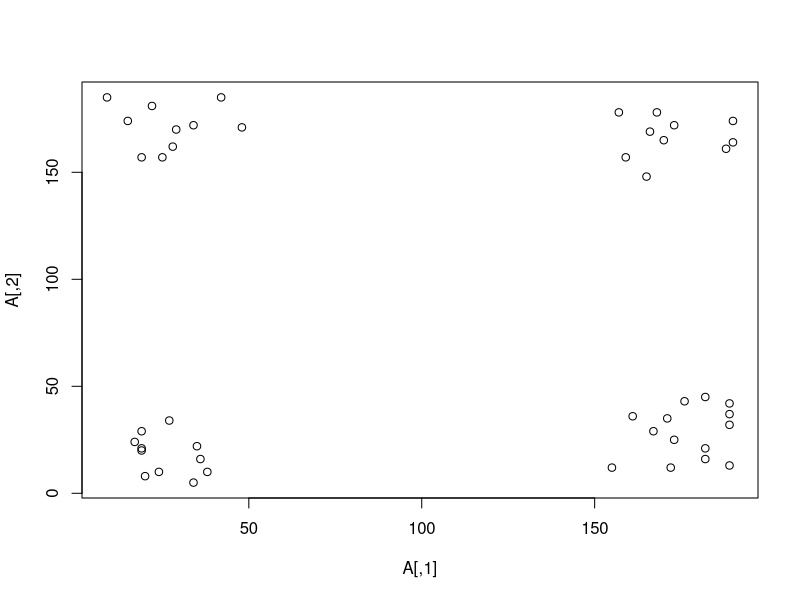
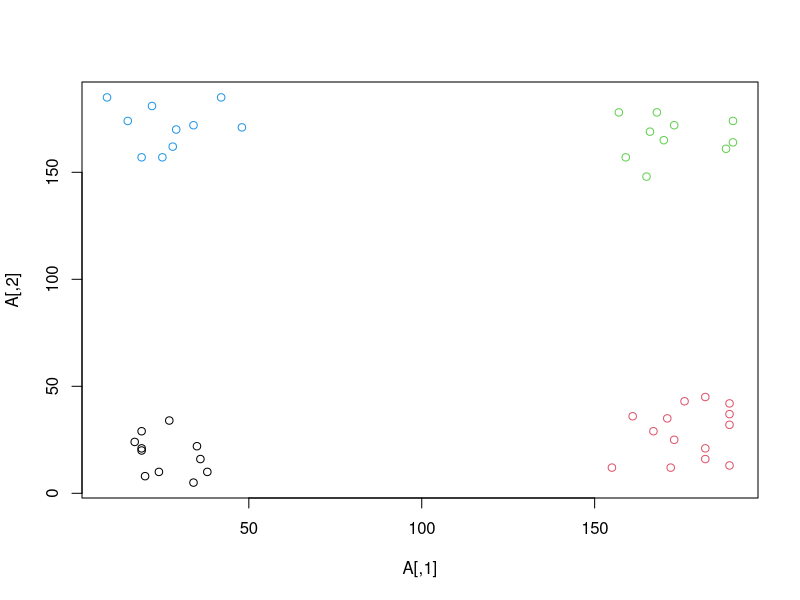
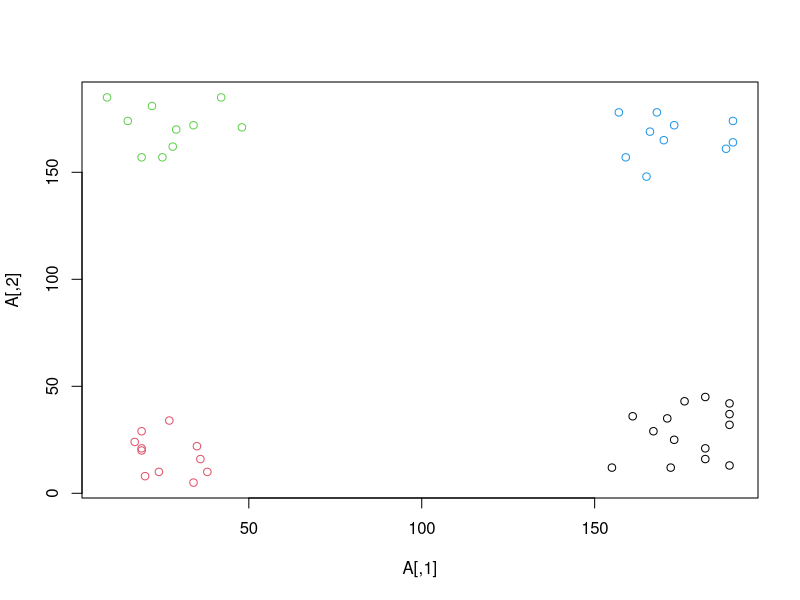
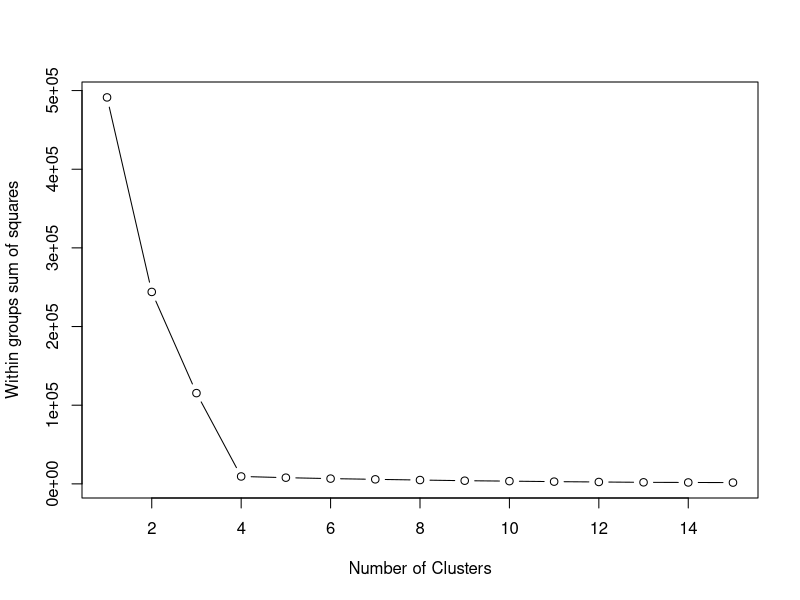
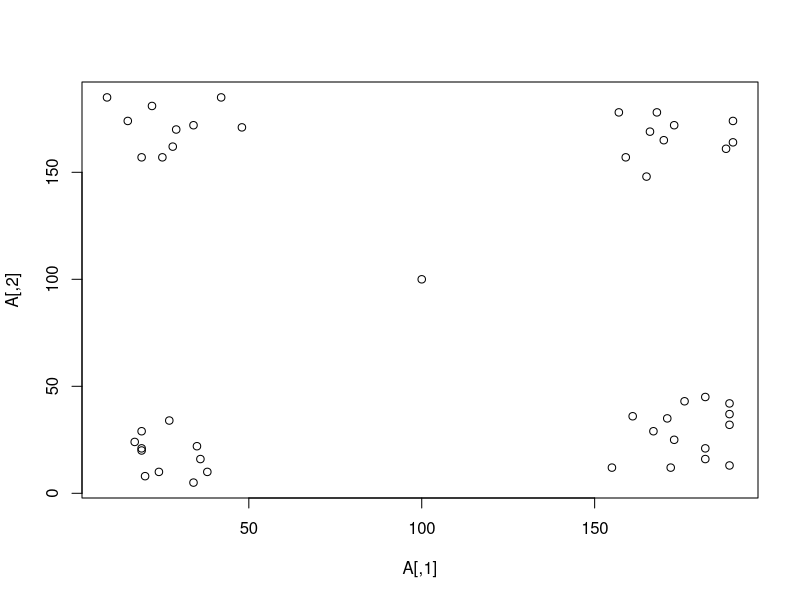
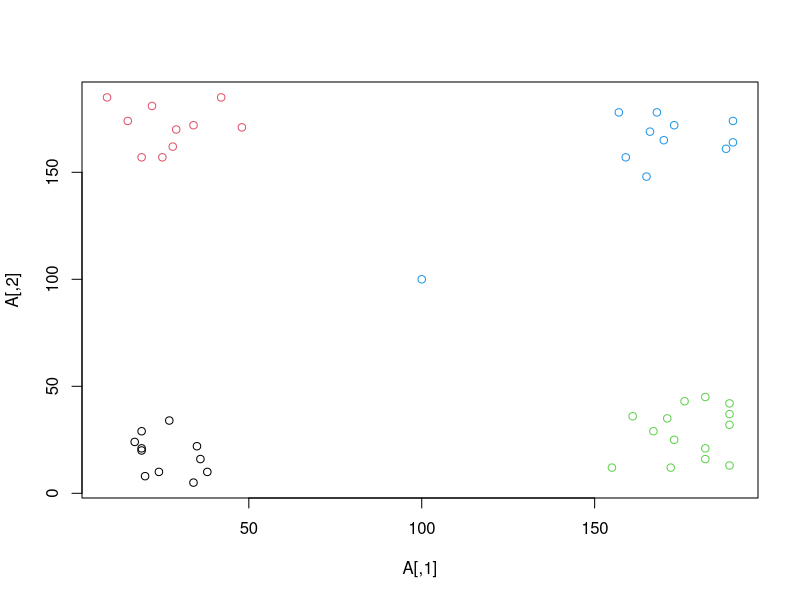
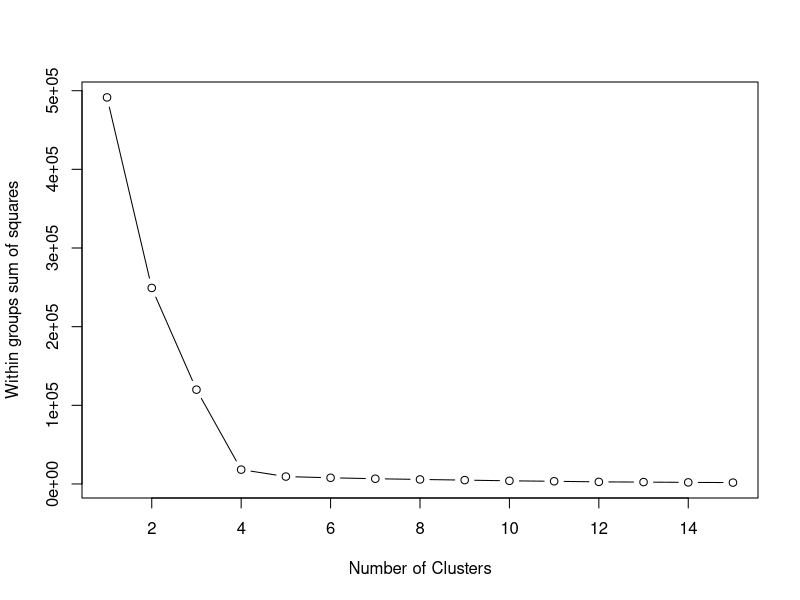

The R script that drew these images, in order:
# create dataset
A = matrix(c(17, 24, 24, 10, 35, 22, 27, 34, 19, 29, 19, 21, 20, 8, 34, 5, 38, 10, 36, 16, 19, 20, 15, 174, 9, 185, 22, 181, 29, 170, 25, 157, 19, 157, 28, 162, 48, 171, 42, 185, 34, 172, 172, 12, 155, 12, 161, 36, 167, 29, 173, 25, 189, 37, 189, 42, 182, 45, 176, 43, 171, 35, 182, 21, 182, 16, 189, 13, 189, 32, 173, 172, 170, 165, 166, 169, 165, 148, 159, 157, 157, 178, 168, 178, 190, 174, 190, 164, 188, 161),ncol=2,byrow=TRUE)
plot(A)

#run kmeans with 1 initialization
cl = kmeans(A,4,nstart=1)
plot(A,col=cl$cluster)

#run kmeans with >1 initializations
cl = kmeans(A,4,nstart=50)
plot(A,col=cl$cluster)

#function to draw an elbow plot
elbow_plot <- function(mydata){
  wss <- (nrow(mydata)-1)*sum(apply(mydata,2,var))
  for (i in 2:15) wss[i] <- sum(kmeans(mydata,centers=i,nstart=50)$withinss)
  plot(1:15, wss, type="b", xlab="Number of Clusters",ylab="Within groups sum of squares")
}

#draw elbow plot of the data set
elbow_plot(A)

#add outlier to dataset
A=rbind(A,c(100,100))
plot(A)
cl = kmeans(A,4,nstart=1)
plot(A,col=cl$cluster)

#elbow plot for the dataset with outlier
elbow_plot(A)